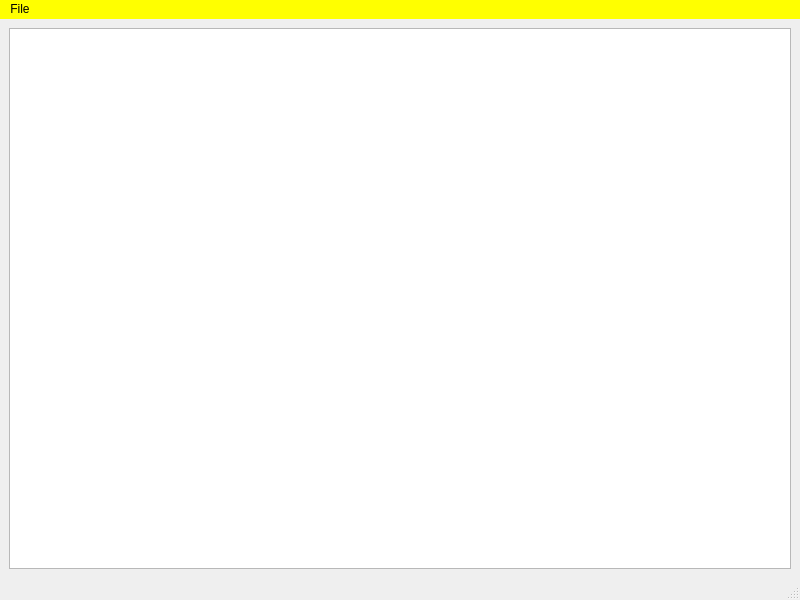
<?xml version="1.0" encoding="UTF-8"?>
<ui version="4.0">
 <class>MainWindow</class>
 <widget class="QMainWindow" name="MainWindow">
  <property name="geometry">
   <rect>
    <x>0</x>
    <y>0</y>
    <width>800</width>
    <height>600</height>
   </rect>
  </property>
  <property name="sizePolicy">
   <sizepolicy hsizetype="Fixed" vsizetype="Fixed">
    <horstretch>0</horstretch>
    <verstretch>0</verstretch>
   </sizepolicy>
  </property>
  <property name="minimumSize">
   <size>
    <width>800</width>
    <height>600</height>
   </size>
  </property>
  <property name="maximumSize">
   <size>
    <width>800</width>
    <height>600</height>
   </size>
  </property>
  <property name="windowTitle">
   <string>MainWindow</string>
  </property>
  <property name="styleSheet">
   <string notr="true"/>
  </property>
  <property name="documentMode">
   <bool>false</bool>
  </property>
  <widget class="QWidget" name="centralwidget">
   <layout class="QGridLayout" name="gridLayout">
    <item row="0" column="0">
     <widget class="QTextEdit" name="textEdit"/>
    </item>
   </layout>
  </widget>
  <widget class="QMenuBar" name="menubar">
   <property name="geometry">
    <rect>
     <x>0</x>
     <y>0</y>
     <width>800</width>
     <height>22</height>
    </rect>
   </property>
   <property name="styleSheet">
    <string notr="true">color: black;
background-color: yellow;

selection-color: rgb(0, 0, 0);
selection-background-color: rgb(198, 229, 250);
font: 57 10pt &quot;JetBrains Mono Medium&quot;;
</string>
   </property>
   <widget class="QMenu" name="menuFile">
    <property name="styleSheet">
     <string notr="true">color: black;
background-color: rgb(198, 229, 250);
selection-color: red;
selection-background-color:yellow;
font: 57 10pt &quot;JetBrains Mono Medium&quot;;
</string>
    </property>
    <property name="title">
     <string>File</string>
    </property>
    <addaction name="actionOpen_file"/>
    <addaction name="actionSave_file"/>
    <addaction name="actionAbout"/>
    <addaction name="separator"/>
    <addaction name="actionExit"/>
   </widget>
   <addaction name="menuFile"/>
  </widget>
  <widget class="QStatusBar" name="statusbar"/>
  <action name="actionAbout">
   <property name="text">
    <string>About</string>
   </property>
  </action>
  <action name="actionOpen_file">
   <property name="text">
    <string>Open file</string>
   </property>
  </action>
  <action name="actionSave_file">
   <property name="text">
    <string>Save file</string>
   </property>
  </action>
  <action name="actionShow_file">
   <property name="text">
    <string>Show file</string>
   </property>
  </action>
  <action name="actionEdit_file">
   <property name="text">
    <string>Edit file</string>
   </property>
  </action>
  <action name="actionExit">
   <property name="text">
    <string>Exit</string>
   </property>
  </action>
 </widget>
 <resources/>
 <connections>
  <connection>
   <sender>actionExit</sender>
   <signal>triggered()</signal>
   <receiver>MainWindow</receiver>
   <slot>close()</slot>
   <hints>
    <hint type="sourcelabel">
     <x>-1</x>
     <y>-1</y>
    </hint>
    <hint type="destinationlabel">
     <x>399</x>
     <y>299</y>
    </hint>
   </hints>
  </connection>
 </connections>
</ui>
